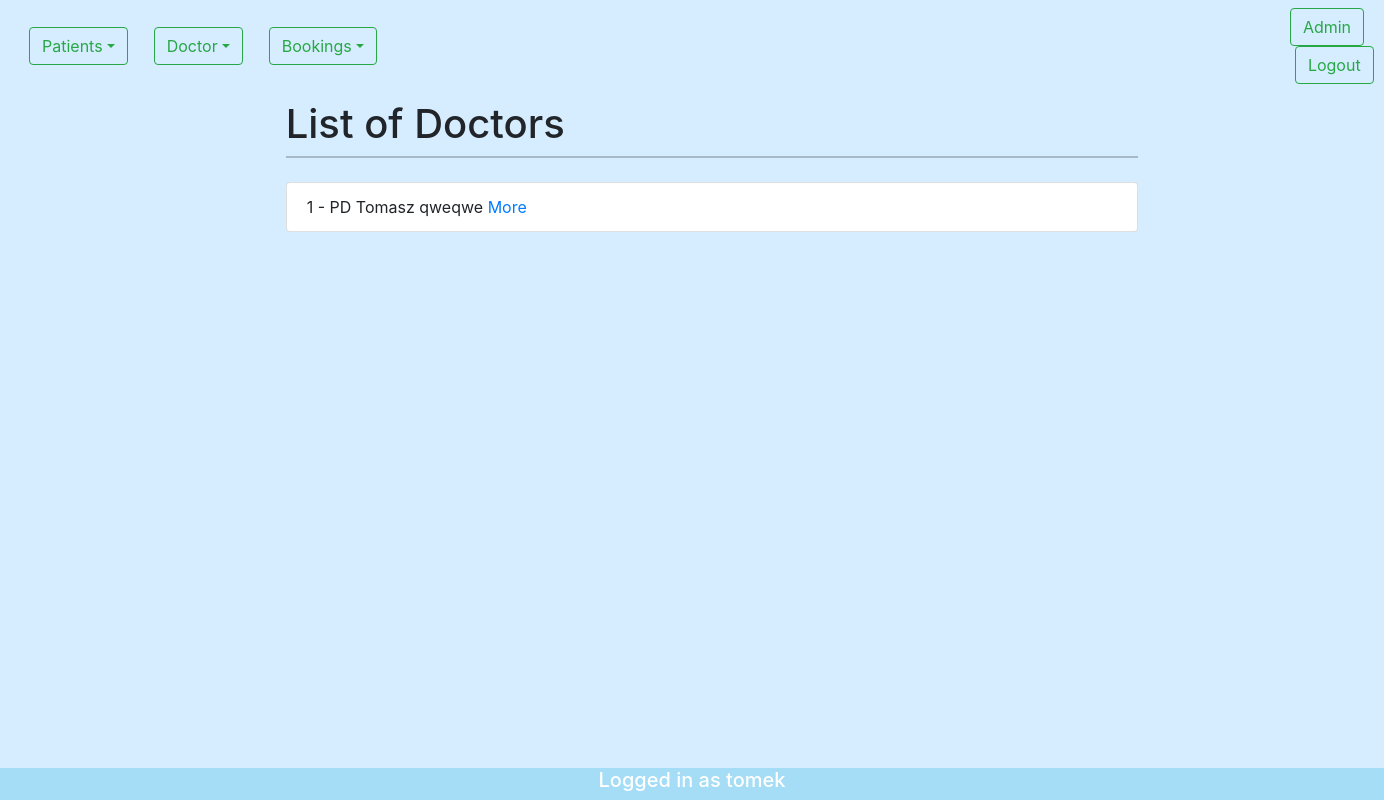
Before: /doctor/list/ (signed in) with the older database file.
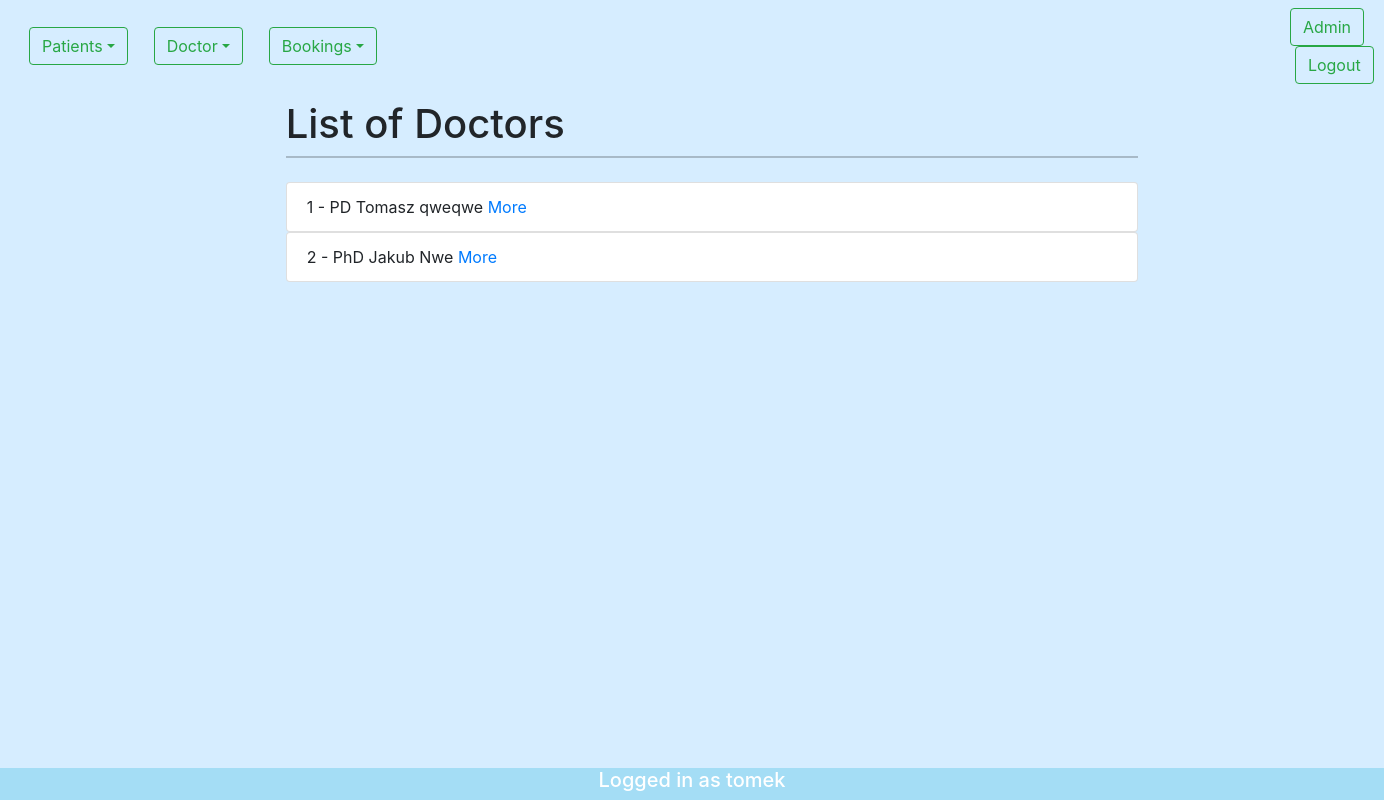
After: the same page with the newer database file.
### doctor/models.py (models this page shows, shortened)
class Doctor(models.Model):
    TITLE_CATEGORIES= (
        ('PhD','PhD Student'),
        ('PD','Postdoctoral'),
        ('HbD','Habilitated doctor'),
        ('Prof','Professor')
    )
    first_name   = models.CharField(max_length=20)
    last_name    =models.CharField(max_length=30)
    street       =models.CharField(max_length=30)
    city         =models.CharField(max_length=30)
    number       =models.PositiveIntegerField(default=100)
    phone_number =models.CharField(max_length=30)
    title = models.CharField(max_length=4,choices=TITLE_CATEGORIES)
    price_for_visit = models.PositiveIntegerField(default=100)
    def get_absolute_url(self):
        return reverse("doctor-detail", kwargs={"pk": self.pk})

### doctor/views.py (the view)
# urls.py: path('list/',doctor_list_view),
def doctor_list_view(request):
    queryset=Doctor.objects.all()
    context = {
        "content":queryset
    }
    return render(request,"doctor/doctor_list.html",context)

### templates/doctor/doctor_list.html (shortened to what this page needs)
{%extends 'base.html'%}
{%block intro%} List of Doctors {%endblock%}
{%block content%}
{%for instance in content%}
<ul class="list-group">
    <li class="list-group-item">{{instance.id}} - {{instance.title}} {{instance.first_name}} {{instance.last_name}} <a href="{{instance.get_absolute_url}}" >More</a></li>
</ul>
{%endfor%}
{%endblock%}

Changed rows visible on the page:
added Doctor: id "2", title "PhD", first_name "Jakub", last_name "Nwe"
